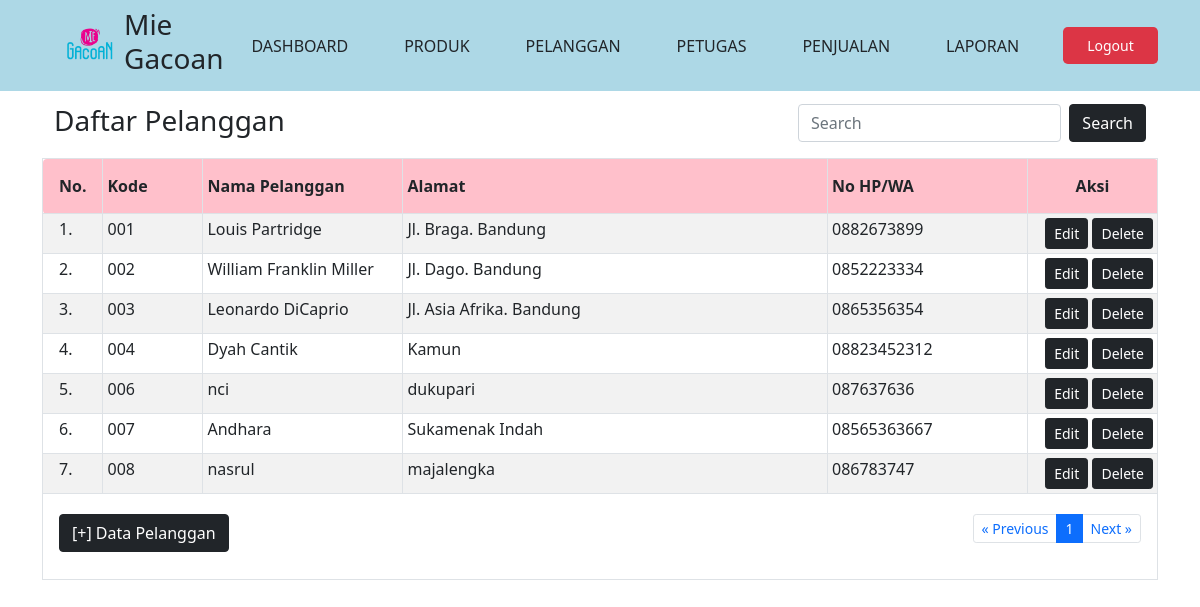
Screenshot of /pelanggan/index.php (signed in) with the database file from the repository.
### tables this page shows
CREATE TABLE `pelanggan` (
  `id_pelanggan` int(11) NOT NULL,
  `kode_pelanggan` varchar(15) DEFAULT NULL,
  `nama_pelanggan` varchar(30) DEFAULT NULL,
  `alamat` text DEFAULT NULL,
  `no_hp` varchar(15) DEFAULT NULL
);

### pelanggan/index.php (the view, shortened to what this page needs)
<?php
if(!isset($_SESSION['username'])&&!isset($_SESSION['password'])){
?>
<meta http-equiv="refresh" content="0;url=../login.php">
<?php
}else{
?>
<html>
<!DOCTYPE html>
<html lang="en">
<head>
    <link rel="stylesheet" href="../bootstrap/css/bootstrap.min.css" />
</head>
<body>
<?php include "../header.php" ?>
<main class="container py-3">
<br><br><br>
<div class="container">
	<div class="row mt-3">
			<div class="col-sm-8"><h3>Daftar Pelanggan</h3></div>
			<div class="col-sm-4">
					<form class="d-flex" method="GET" action="">
        	<input class="form-control me-2" type="text" placeholder="Search" name="np">
        	<button class="btn btn-dark" type="submit">Search</button>
      </form>
			</div>
	</div>
</div>
<table class="table table-hover table-bordered table-striped table-sm">
	<thead class="text-dark" style="background:pink;">
		<tr>
			<th class="p-3 rounded-start" width="55px">No.</th>
			<th class="py-3" width="100px">Kode</th>
			<th class="py-3" width="200px">Nama Pelanggan</th>
			<th class="py-3">Alamat</th>
			<th class="py-3" width="200px">No HP/WA</th>
			<th class="py-3 text-center rounded-end" width="130px">Aksi</th>
		</tr>
	</thead>
	<tbody>
		<?php
		include "../config.php";
		$batas = 10;
		$halaman = isset($_GET['halaman'])?(int)$_GET['halaman'] : 1;
		$halaman_awal = ($halaman>1) ? ($halaman * $batas) - $batas : 0;
		$previous = $halaman - 1;
		$next = $halaman + 1;
		if(isset($_GET['np'])){
			$np=$_GET['np'];
			$sqldata="select * from pelanggan where nama_pelanggan like '%$np%'";
		}else{
			$sqldata="select * from pelanggan";
		}
		$resdata=mysqli_query($koneksi,$sqldata);
		$jumlah_data = mysqli_num_rows($resdata);
		$total_halaman = ceil($jumlah_data / $batas);
		if(isset($_GET['np'])){
			$np=$_GET['np'];
			$sql="select * from pelanggan where nama_pelanggan like '%$np%' limit $halaman_awal, $batas";
		}else{
			$sql="select * from pelanggan limit $halaman_awal, $batas";
		}
		$result=mysqli_query($koneksi,$sql);
		$no= $halaman_awal+1;
		while($data=mysqli_fetch_array($result)){
		?>
		<tr>
				<td class="px-3"><?= $no ?>.</td>
				<td><?= $data['kode_pelanggan'] ?></td>
				<td><?= $data['nama_pelanggan'] ?></td>
				<td><?= $data['alamat'] ?></td>
				<td><?= $data['no_hp'] ?></td>
				<td align="right">
					<a href="" class="btn btn-dark btn-sm" data-bs-toggle="modal" data-bs-target="#modaledit<?= $data['id_pelanggan'] ?>">Edit</a>
					<a class="btn btn-dark btn-sm" href="delete.php?id=<?= $data['id_pelanggan'] ?>" onclick="return confirm('Apakah Anda Yakin data produk <?= $data['nama_pelanggan'] ?> akan dihapus ?')" class="hapus">Delete</a>
				</td>
		</tr>
		<?php
		$no++;
		}
		?>
	</tbody>
	<tfoot>
		<tr>
			<td colspan="6" class="text-center">
				<div class="container">
					<div class="row">
						<div class="col-4 text-start py-3">
							<button type="button" class="btn btn-dark" data-bs-toggle="modal" data-bs-target="#myModal">[+] Data Pelanggan</button>
						</div>
						<div class="col-8 text-end py-3">
							<ul class="pagination justify-content-end pagination-sm">
								<li class="page-item"><a class="page-link" <?php if($halaman > 1){ echo "href='?halaman=$previous'"; } ?>>&laquo; Previous</a></li>
								<?php
								for($x=1;$x<=$total_halaman;$x++){
									if($x==$halaman){
								?>
									<li class="page-item active"><a class="page-link" href="?halaman=<?php echo $x ?>"><?php echo $x; ?></a></li>
								<?php
									}else{
								?>
									<li class="page-item"><a class="page-link" href="?halaman=<?php echo $x ?>"><?php echo $x; ?></a></li>
								<?php
									}
								}
								?>
								<li class="page-item"><a class="page-link" <?php if($halaman < $total_halaman) { echo "href='?halaman=$next'"; } ?>>Next &raquo;</a></li>
							</ul>
						</div>
					</div>
				</div>
			</td>
		</tr>
	</tfoot>
</table>
</main>
</body>
</html>
<?php } ?>

### rows the page displays
pelanggan: kode_pelanggan "001", nama_pelanggan "Louis Partridge", alamat "Jl. Braga. Bandung", no_hp "0882673899"
pelanggan: kode_pelanggan "002", nama_pelanggan "William Franklin Miller", alamat "Jl. Dago. Bandung", no_hp "0852223334"
pelanggan: kode_pelanggan "003", nama_pelanggan "Leonardo DiCaprio", alamat "Jl. Asia Afrika. Bandung", no_hp "0865356354"
pelanggan: kode_pelanggan "004", nama_pelanggan "Dyah Cantik", alamat "Kamun", no_hp "08823452312"
pelanggan: kode_pelanggan "006", nama_pelanggan "nci", alamat "dukupari", no_hp "087637636"
pelanggan: kode_pelanggan "007", nama_pelanggan "Andhara", alamat "Sukamenak Indah", no_hp "08565363667"
pelanggan: kode_pelanggan "008", nama_pelanggan "nasrul", alamat "majalengka", no_hp "086783747"
